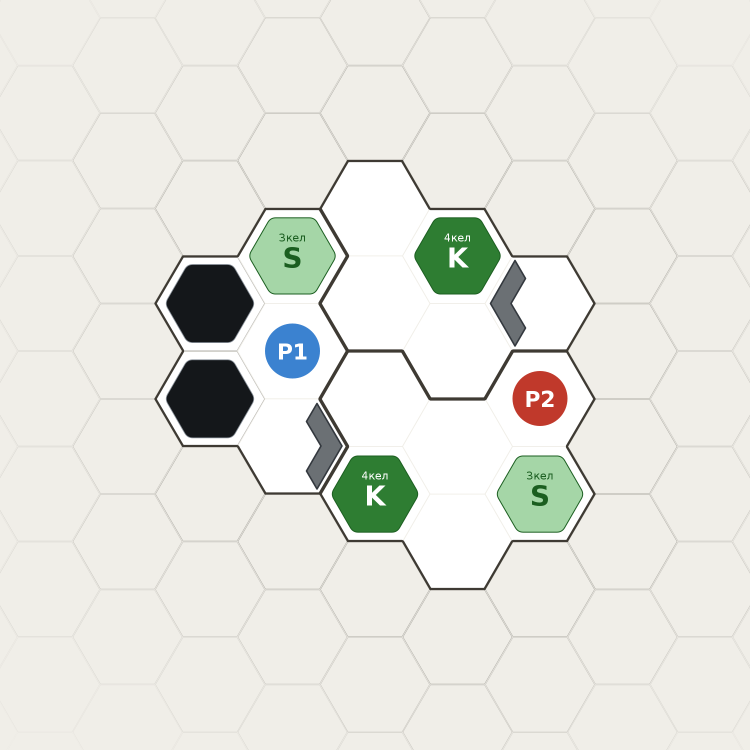
#> input picture docs/раскладки/2и-1.png, 1500 x 1500 px (shown at 1/2 size)
$ python -i 'иконки.py'   (imports and definitions only)
#> lines starting #> are read from the running program, lines starting #| are printed output that depends on the picture
#> further down, picture is the input picture: PIL image 1500x1500 RGB; mean R, G, B 229.1, 229.6, 223
# -*- coding: utf-8 -*-
"""ИКОНКИ ИГРЫ — по одному файлу на иконку, из настоящих компонентов.

Список нужных иконок ведёт `tools/справочник.py` (68 штук). Рисовать их заново
незачем: почти всё уже нарисовано на картоне и на картах. Здесь каждая иконка
ВЫРЕЗАЕТСЯ из своего источника — набора текстур `data/textures`, экспорта карт
дизайнера или карт-памяток, — и кладётся в `rules/иконки/<ключ>.png`.

Чего вырезать не из чего, тот файл не создаётся: справочник напечатает на его
месте пустую клетку, и будет видно, что осталось нарисовать.

Запуск: python tools/книга/иконки.py
"""
import io
import os
import sys

from PIL import Image, ImageChops, ImageDraw

КОРЕНЬ = os.path.abspath(os.path.join(os.path.dirname(os.path.abspath(__file__)),
                                      "..", ".."))
sys.path.insert(0, os.path.join(КОРЕНЬ, "tools"))
# [1 line not run here, left out]

ТЕКСТУРЫ = os.path.join(КОРЕНЬ, "data", "textures")
ЯНДЕКС = r"C:\shared\Yandex.Disk\Forged in Kelium"
ВЫХОД = os.path.join(КОРЕНЬ, "rules", "иконки")

# ---------------------------------------------------------------- источники

# 1. Прямо файлом из набора текстур: ключ иконки → путь внутри data/textures.
ИЗ_ТЕКСТУР = {
    "пехота": "token/infantry_p1.png",
    "техника": "token/vehicle_p1.png",
    "авиация": "token/aircraft_p1.png",
    "вышка": "token/tower_p1.png",
    "цу": "token/command_center_p1.png",
    "казарма": "token/barracks_p1.png",
    "завод": "token/factory_p1.png",
    "авиабаза": "token/airbase_p1.png",
    "добытчик": "token/miner_l1_p1.png",
    "энергостанция": "token/power_plant_l1_p1.png",
    "трофейная-сторона": "token/infantry_trophy1.png",
    "зарождение-малое": "field/spawn_start.png",
    "зарождение-большое": "field/spawn.png",
    "недоступная-местность": "field/hex_forbidden.png",
    "нейтральная-постройка": "field/neutral_big.png",
    "печатный-контейнер": "field/container.png",
    "сектор-неба": "field/hex.png",
    "модуль-красный": "module/mod_red_infantry_vehicle.png",
    "модуль-синий": "module/mod_blue_a1u2_units.png",
    "позолота": "module/mod_red_infantry_vehicle_gold.png",
    "жетон-хранилища": "module/mod_store_energy.png",
    "ячейка-универсальная": "module/mod_store_cells.png",
    "жетон-уничтожения-цу": "module/mod_cu_infantry.png",
}

# 2. Переименование уже вырезанных с карт-памяток врезок (их сделал разбор
#    задней обложки): ключ иконки → имя файла в rules/иконки.
ПЕРЕИМЕНОВАТЬ = {
    "трофей": "куб-трофей",
    "по": "звезда",
    "фишка-первого": "первый-игрок",
    "снаряжение": "д-снаряжение",
    "добыча": "д-добыча",
    "стройка": "д-стройка",
    "смена-энергии": "д-смена-энергии",
    "манёвр": "д-манёвр",
    "бой": "д-бой",
    "рынок": "д-рынок",
    "наука": "д-наука",
    "иконка-трофея": "шестерня",
    "требование": "приказ",
}

# 3. Врезки с карт приказов: ключ → (файл карты, левый, верх, правый, низ).
#    Координаты — в пикселях карты 661×1028.
С_ПРИКАЗОВ = {
    "инфраструктура": ("карты-приказов-new-1.png", 40, 24, 625, 96),
    "разработка": ("карты-приказов-new-2.png", 40, 24, 625, 96),
    "приобретения": ("карты-приказов-new-3.png", 40, 24, 625, 96),
    "наступление": ("карты-приказов-new-4.png", 40, 24, 625, 96),
    "плашка-монета": ("карты-приказов-new-6.png", 300, 520, 470, 600),
}


def прозрачные_поля(im):
    """Обрезать по непрозрачному: иконка не должна нести чужой воздух."""
    im = im.convert("RGBA")
    bb = im.split()[3].point(lambda v: 255 if v > 8 else 0).getbbox()
#> bb = (0, 0, 1500, 1500)
    return im.crop(bb) if bb else im


def квадрат(im, поле=0.06):
    """Вписать в квадрат с полем — в справочнике иконки стоят в ряд."""
    im = прозрачные_поля(im)
    сторона = round(max(im.width, im.height) * (1 + поле * 2))
#> сторона = 1680
    холст = Image.new("RGBA", (сторона, сторона), (0, 0, 0, 0))
#> холст: PIL image 1680x1680 RGBA; every value is 0
    холст.paste(im, ((сторона - im.width) // 2, (сторона - im.height) // 2), im)
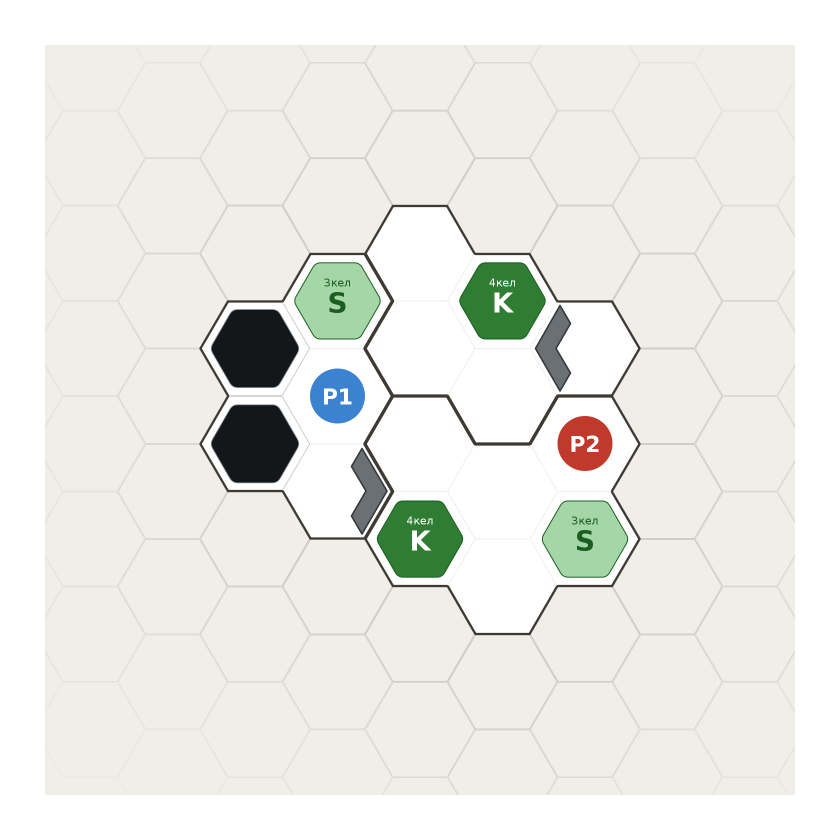
#> холст: PIL image 1680x1680 RGBA (shown at 1/2 size); mean R, G, B, A 182.6, 183, 177.8, 203.3; transparent parts drawn white
    return холст


# [59 lines left out: functions скруглить, сохранить, main, not called in this run]


# [2 lines not run here, left out]

>>> from PIL import Image
>>> picture = Image.open('../../docs/раскладки/2и-1.png')
>>> result = квадрат(picture)

$ run again, on docs/раскладки/3и-1.png
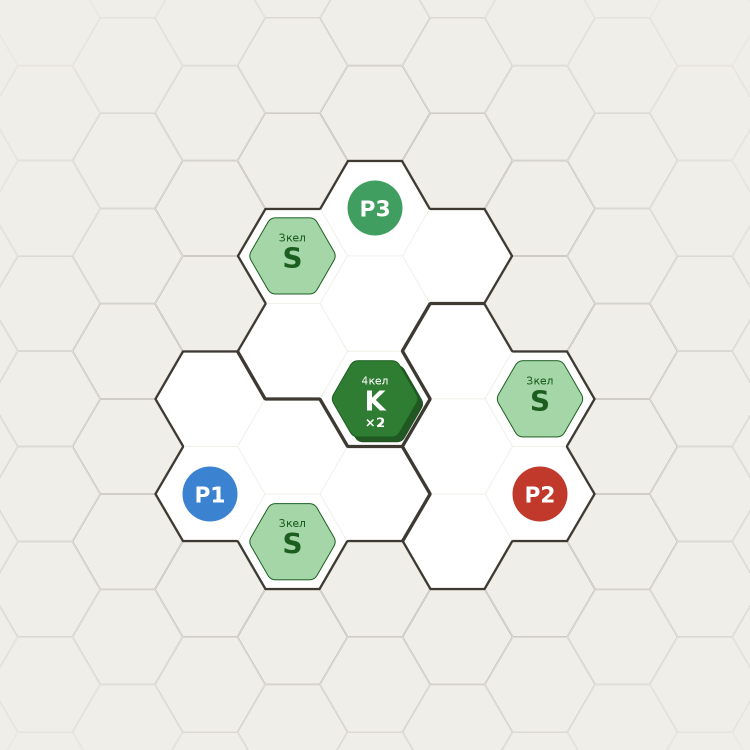
#> input picture docs/раскладки/3и-1.png, 1500 x 1500 px (shown at 1/2 size)
#> picture is the input picture: PIL image 1500x1500 RGB; mean R, G, B 234.2, 234.9, 228.1
#> bb = (0, 0, 1500, 1500)
#> in квадрат, `холст.paste(im, ((сторона - im.width) // 2, (сторона - im.height) // 2..`:
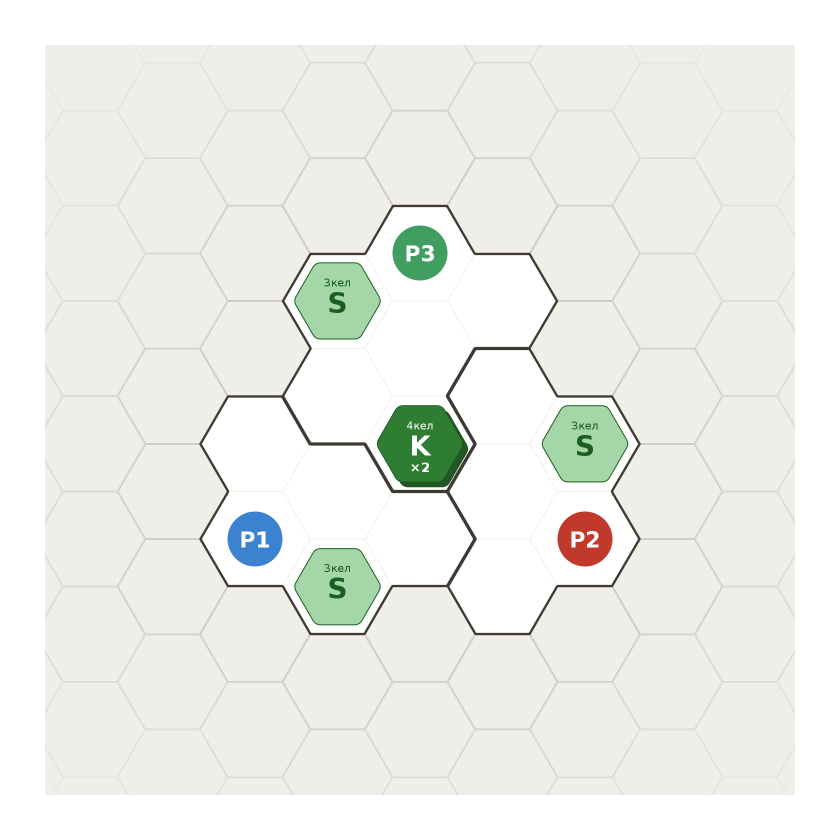
#> холст: PIL image 1680x1680 RGBA (shown at 1/2 size); mean R, G, B, A 186.7, 187.2, 181.8, 203.3; transparent parts drawn white

$ run again, on docs/раскладки/3и-2.png
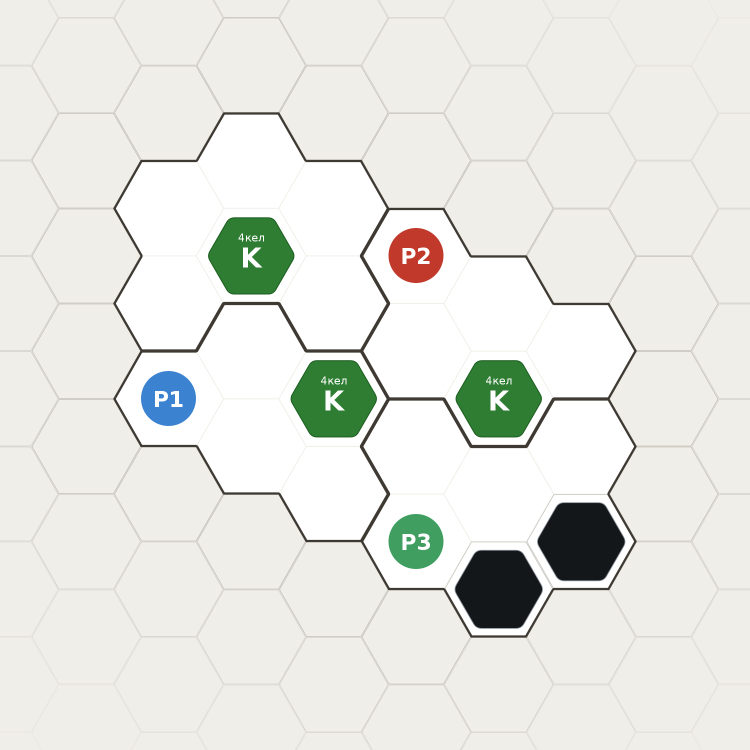
#> input picture docs/раскладки/3и-2.png, 1500 x 1500 px (shown at 1/2 size)
#> picture is the input picture: PIL image 1500x1500 RGB; mean R, G, B 230, 230.7, 224.6
#> bb = (0, 0, 1500, 1500)
#> in квадрат, `холст.paste(im, ((сторона - im.width) // 2, (сторона - im.height) // 2..`:
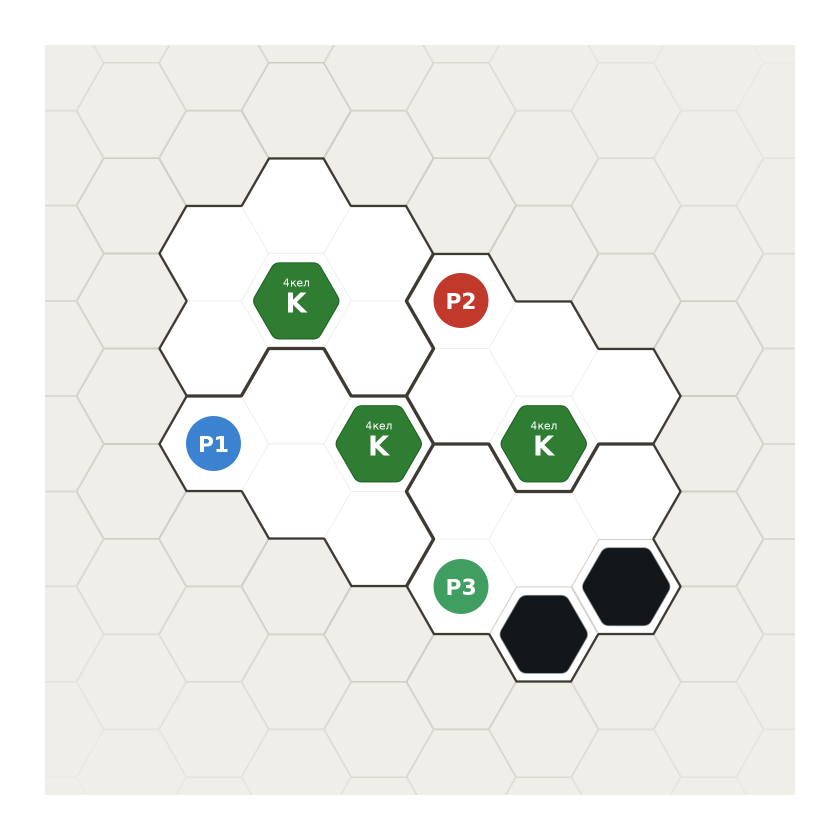
#> холст: PIL image 1680x1680 RGBA (shown at 1/2 size); mean R, G, B, A 183.3, 183.9, 179.1, 203.3; transparent parts drawn white

$ run again, on docs/раскладки/3и-3.png
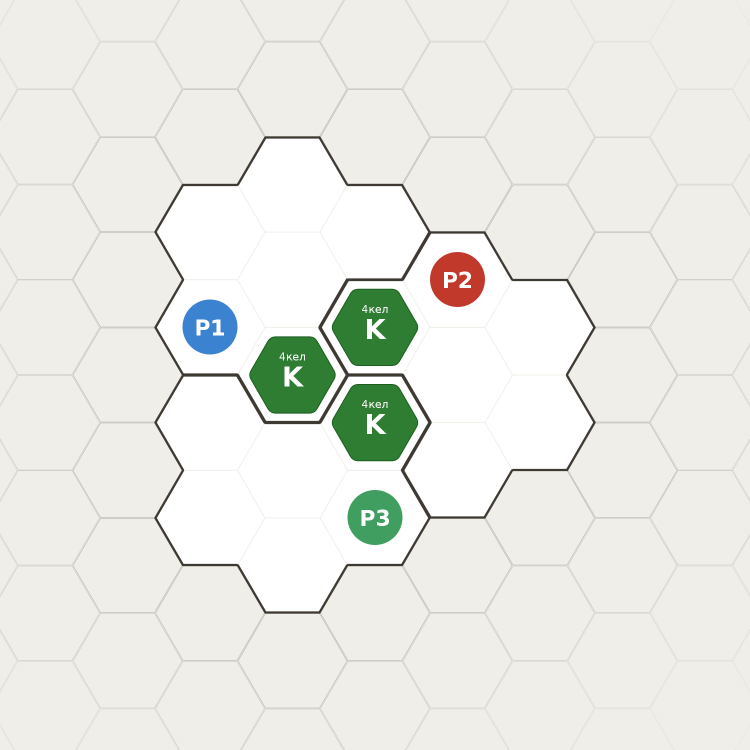
#> input picture docs/раскладки/3и-3.png, 1500 x 1500 px (shown at 1/2 size)
#> picture is the input picture: PIL image 1500x1500 RGB; mean R, G, B 234, 234.6, 228.1
#> bb = (0, 0, 1500, 1500)
#> in квадрат, `холст.paste(im, ((сторона - im.width) // 2, (сторона - im.height) // 2..`:
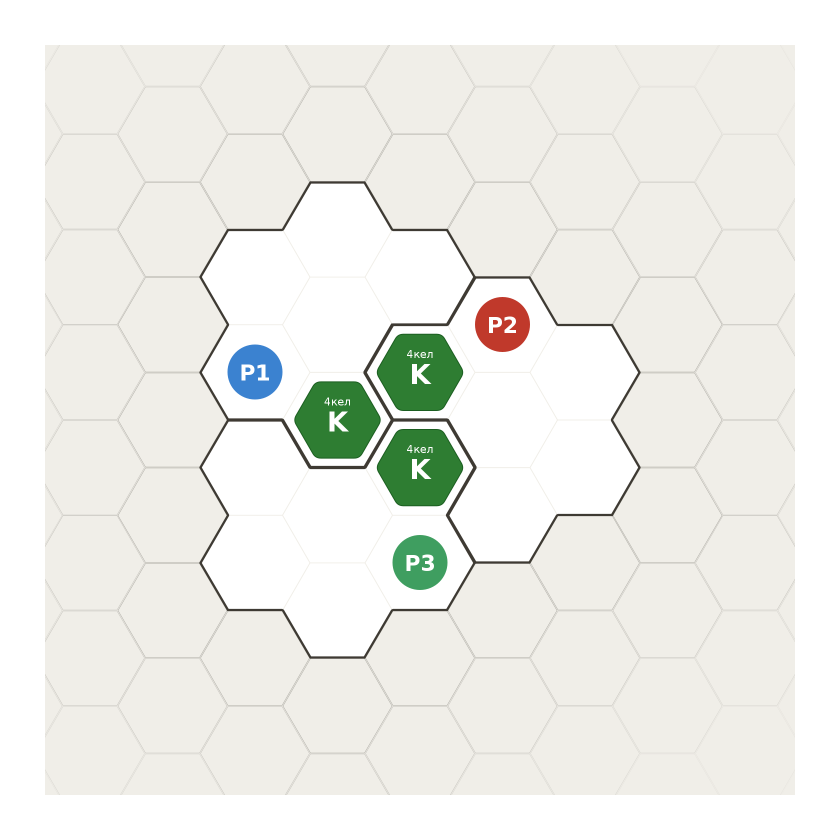
#> холст: PIL image 1680x1680 RGBA (shown at 1/2 size); mean R, G, B, A 186.5, 187, 181.8, 203.3; transparent parts drawn white
